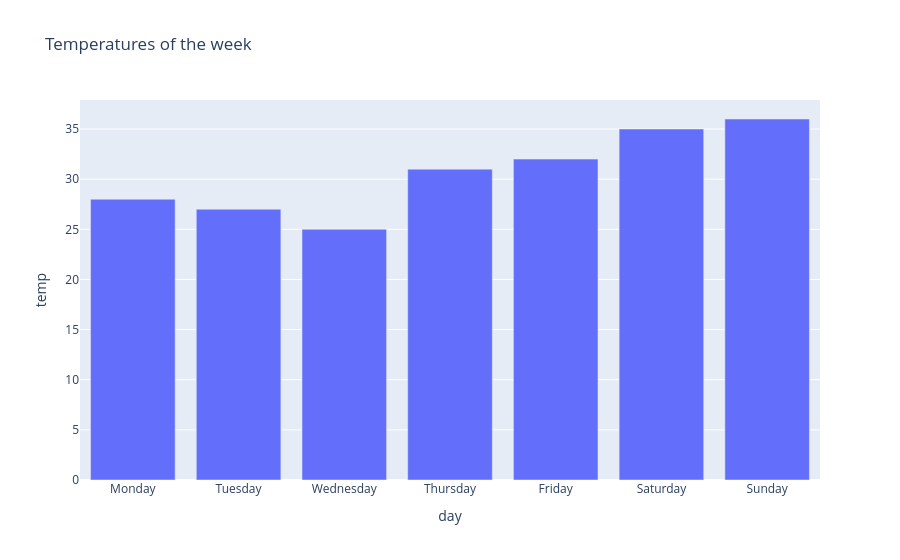

Notebook code cell kept with this figure:
### Markdown cell above
<font color = green >

### Bar Charts
</font>

### Code cell
fig = px.bar(data_frame=df_temps, x="day", y="temp", title="Temperatures of the week")
fig.show()

### Figure 1 — Plotly figure (JSON) as saved in the notebook; plotly's stock layout.template omitted (floating-point values rounded to 4 significant figures)
{"data": [{"alignmentgroup": "True", "hovertemplate": "day=%{x}<br>temp=%{y}<extra></extra>", "legendgroup": "", "marker": {"color": "#636efa", "pattern": {"shape": ""}}, "name": "", "offsetgroup": "", "orientation": "v", "showlegend": false, "textposition": "auto", "type": "bar", "x": ["Monday", "Tuesday", "Wednesday", "Thursday", "Friday", "Saturday", "Sunday"], "xaxis": "x", "y": [28, 27, 25, 31, 32, 35, 36], "yaxis": "y"}], "layout": {"barmode": "relative", "legend": {"tracegroupgap": 0}, "title": {"text": "Temperatures of the week"}, "xaxis": {"anchor": "y", "domain": [0, 1], "title": {"text": "day"}}, "yaxis": {"anchor": "x", "domain": [0, 1], "title": {"text": "temp"}}}}
